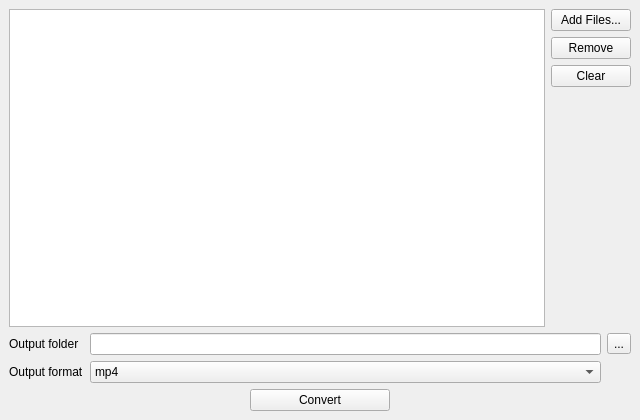
<?xml version="1.0" encoding="UTF-8"?>
<ui version="4.0">
 <class>MainWindow</class>
 <widget class="QMainWindow" name="MainWindow">
  <property name="geometry">
   <rect>
    <x>0</x>
    <y>0</y>
    <width>640</width>
    <height>420</height>
   </rect>
  </property>
  <property name="acceptDrops">
   <bool>true</bool>
  </property>
  <property name="windowTitle">
   <string>qsv2flv - by btnkij</string>
  </property>
  <widget class="QWidget" name="centralwidget">
   <layout class="QVBoxLayout" name="rootLayout">
    <item>
     <layout class="QHBoxLayout" name="listLayout">
      <item>
       <widget class="QTableView" name="tbvInputList">
        <property name="acceptDrops">
         <bool>false</bool>
        </property>
        <property name="editTriggers">
         <set>QAbstractItemView::NoEditTriggers</set>
        </property>
        <property name="alternatingRowColors">
         <bool>true</bool>
        </property>
        <property name="selectionBehavior">
         <enum>QAbstractItemView::SelectRows</enum>
        </property>
        <property name="wordWrap">
         <bool>false</bool>
        </property>
        <attribute name="horizontalHeaderHighlightSections">
         <bool>false</bool>
        </attribute>
        <attribute name="verticalHeaderVisible">
         <bool>false</bool>
        </attribute>
       </widget>
      </item>
      <item>
       <layout class="QVBoxLayout" name="listButtonLayout">
        <item>
         <widget class="QPushButton" name="btnAppendFiles">
          <property name="text">
           <string>Add Files...</string>
          </property>
         </widget>
        </item>
        <item>
         <widget class="QPushButton" name="btnRemoveFiles">
          <property name="text">
           <string>Remove</string>
          </property>
         </widget>
        </item>
        <item>
         <widget class="QPushButton" name="btnClearList">
          <property name="text">
           <string>Clear</string>
          </property>
         </widget>
        </item>
        <item>
         <spacer name="listButtonSpacer">
          <property name="orientation">
           <enum>Qt::Vertical</enum>
          </property>
          <property name="sizeHint" stdset="0">
           <size>
            <width>20</width>
            <height>40</height>
           </size>
          </property>
         </spacer>
        </item>
       </layout>
      </item>
     </layout>
    </item>
    <item>
     <layout class="QGridLayout" name="optionsLayout">
      <item row="0" column="0">
       <widget class="QLabel" name="lblOutputPath">
        <property name="text">
         <string>Output folder</string>
        </property>
       </widget>
      </item>
      <item row="0" column="1">
       <widget class="QLineEdit" name="txtOutputPath">
        <property name="acceptDrops">
         <bool>false</bool>
        </property>
       </widget>
      </item>
      <item row="0" column="2">
       <widget class="QToolButton" name="btnSelectOutputPath">
        <property name="text">
         <string>...</string>
        </property>
       </widget>
      </item>
      <item row="1" column="0">
       <widget class="QLabel" name="lblTargetFormat">
        <property name="text">
         <string>Output format</string>
        </property>
       </widget>
      </item>
      <item row="1" column="1">
       <widget class="QComboBox" name="cbxTargetFormat">
        <item>
         <property name="text">
          <string>mp4</string>
         </property>
        </item>
        <item>
         <property name="text">
          <string>flv</string>
         </property>
        </item>
       </widget>
      </item>
     </layout>
    </item>
    <item>
     <layout class="QHBoxLayout" name="actionLayout">
      <item>
       <spacer name="actionLeftSpacer">
        <property name="orientation">
         <enum>Qt::Horizontal</enum>
        </property>
        <property name="sizeHint" stdset="0">
         <size>
          <width>40</width>
          <height>20</height>
         </size>
        </property>
       </spacer>
      </item>
      <item>
       <widget class="QPushButton" name="btnConvert">
        <property name="minimumSize">
         <size>
          <width>140</width>
          <height>0</height>
         </size>
        </property>
        <property name="text">
         <string>Convert</string>
        </property>
       </widget>
      </item>
      <item>
       <spacer name="actionRightSpacer">
        <property name="orientation">
         <enum>Qt::Horizontal</enum>
        </property>
        <property name="sizeHint" stdset="0">
         <size>
          <width>40</width>
          <height>20</height>
         </size>
        </property>
       </spacer>
      </item>
     </layout>
    </item>
   </layout>
  </widget>
 </widget>
 <resources/>
 <connections/>
</ui>
